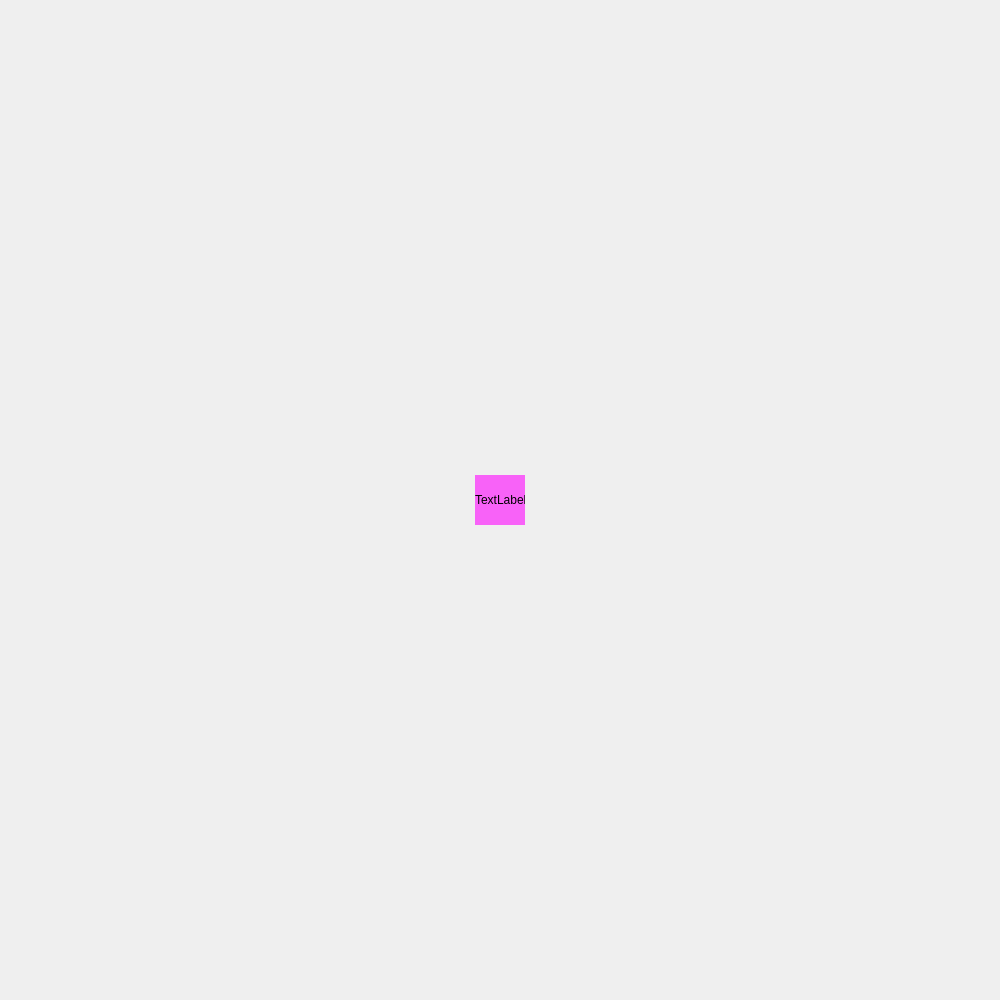
<?xml version="1.0" encoding="UTF-8"?>
<ui version="4.0">
 <class>widget</class>
 <widget class="QWidget" name="widget">
  <property name="geometry">
   <rect>
    <x>0</x>
    <y>0</y>
    <width>1000</width>
    <height>1000</height>
   </rect>
  </property>
  <property name="windowTitle">
   <string>Form</string>
  </property>
  <widget class="QLabel" name="label">
   <property name="geometry">
    <rect>
     <x>475</x>
     <y>475</y>
     <width>50</width>
     <height>50</height>
    </rect>
   </property>
   <property name="styleSheet">
    <string notr="true">background-color: rgba(255, 0, 255, 150);</string>
   </property>
   <property name="text">
    <string>TextLabel</string>
   </property>
  </widget>
 </widget>
 <resources/>
 <connections/>
</ui>
